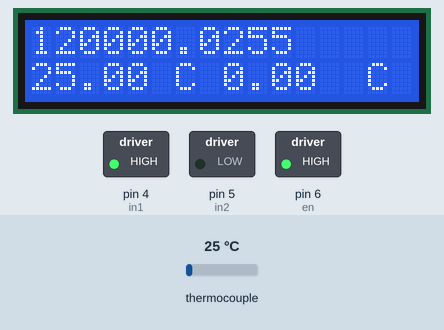
Simulated run of this sketch. Board: Arduino Uno, built with avr-gcc and run on an emulated ATmega328P. On the bench: 16×2 character LCD, switched loads named in the sketch (green lamp = pin HIGH). Inputs (shaded band) come from the test bench; at power-on: thermocouple 25 °C. What the sketch prints to the serial monitor is not drawn.

Above: at 1.2 s.
1.3 s: thermocouple set to 6 °C
At 2.6 s:
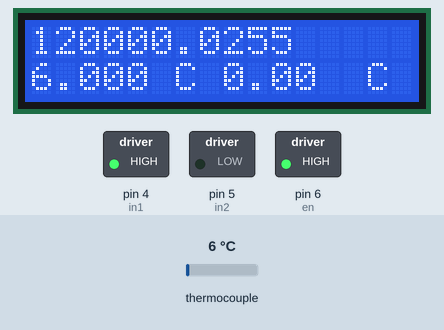
4.3 s: thermocouple set to 225 °C
At 6.3 s:
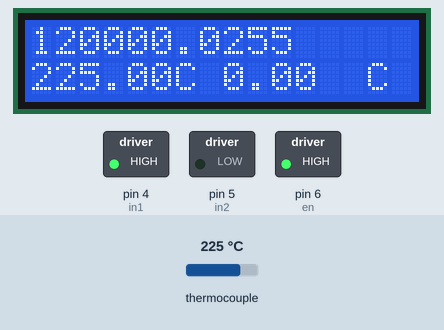
6.9 s: thermocouple set to 7 °C
At 9.2 s:
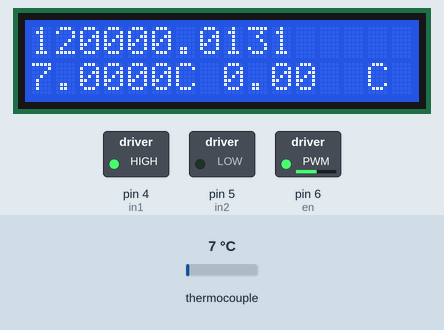
Timing chart, 0 to 15.9 s (numbered marks = the images above; inputs shaded):
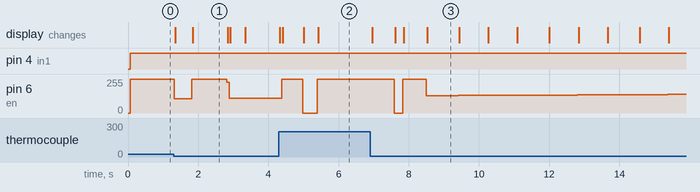

The sketch:

Control.ino
```cpp
// Motorcontroller:
// Rotes Kabel von Peltier in OUT1, Schwarzes in OUT2
// ENA an Pin 6, IN1 an PIN 5, IN2 an PIN 4

// Temperaturfühler:
// CS an PIN 10, SDI an PIN 11, SOO an PIN 12, CLK an PIN 13


#include <Adafruit_MAX31865.h>
#include <Wire.h>
#include <LiquidCrystal_I2C.h>
#define ErrorHistorySize 20

LiquidCrystal_I2C lcd(0x27, 16, 2);
Adafruit_MAX31865 TempSensor = Adafruit_MAX31865(10, 11, 12, 13);
uint16_t rtd;
float ratio, R;
bool heat;
int heat_value, arraypos = 0, derivativewait = 0;
double Vr = 18, tn = 65000, tv = 10000, dt = 50.0;
double ErrorHistory[ErrorHistorySize];
double error, integral, derivative = 0, controlSignal, T, setpoint, prevSetpoint, sum1, avg1, sum2, avg2;


// Werte des Referenz- und Messwiderstandes. In diesem Fall 430 und 100 Ohm
#define RREF      430.0
#define RNOMINAL  100.0

// Pins des Controllers des Peltier-Elements
int en = 6, in1 = 4, in2 = 5;

#define ARRAY_SIZE 33  // Größe des Arrays

float myArray[ARRAY_SIZE][2] = {
  {94, 2},
  {94, 0.25},
  {65, 0.3},
  {72, 1},
  {94, 0.25},
  {65, 0.3},
  {72, 1},
  {94, 0.25},
  {65, 0.3},
  {72, 1},
  {94, 0.25},
  {65, 0.3},
  {72, 1},
  {94, 0.25},
  {65, 0.3},
  {72, 1},
  {94, 0.25},
  {65, 0.3},
  {72, 1},
  {94, 0.25},
  {65, 0.3},
  {72, 1},
  {94, 0.25},
  {65, 0.3},
  {72, 1},
  {94, 0.25},
  {65, 0.3},
  {72, 1},
  {94, 0.25},
  {65, 0.3},
  {72, 1},
  {72, 5},
  {4, 1},
};

// Methode um Heizen oder Kühlen umzuschalten, sowie Intensität festzulegen
int setTemp(bool heat, float heat_value) {
  //Ob gekühlt oder gehizt wird, wird durch die Richtung der angelegten Spannung bestimmt.
  //Ist heat true, wird die Quickcool-Seite des Peltiers kalt, ansonsten warm.
  if(heat == true){
    digitalWrite(in1, LOW);
    digitalWrite(in2, HIGH);
  }else{
    digitalWrite(in1, HIGH);
    digitalWrite(in2, LOW);
  }
  //Um den Betrag der Spannung festzulegen, wird über PWM ein "analoges" Signal an den Motorcontroller gesendet.
  //Es werden Werte zwischen 0 und 20 akzeptiert, geringere oder höhere Werte werden als die entsprechende Grenze interpretiert.
  heat_value = constrain(heat_value, 0, 255);
//  heat_value = map(heat_value, 0, 20, 0, 255);
  analogWrite(en, heat_value);
  return(heat_value);
}

void writeTemp(){
  //Sendet die Messwerte an den seriellen Monitor
 // Serial.print("RTD value: "); Serial.println(rtd);
 // Serial.print("Ratio = "); Serial.println(ratio,8);
 // Serial.print("Resistance = "); Serial.println(R);
 // Serial.print("Temperature = "); Serial.println(T);
 // Serial.println();
  Serial.print(millis()); Serial.print(",");
  Serial.print(T); Serial.print(",");
  Serial.print(error); Serial.print(",");
  Serial.print(integral); Serial.print(",");
  Serial.print(derivative, 20); Serial.print(",");
  Serial.println(heat_value);

  //Sendet die Messwerte an den LCD
  lcd.setCursor(0, 0);
  lcd.print(myArray[arraypos][1]);
  lcd.setCursor(0, 1);
  lcd.print(T);
  lcd.setCursor(6, 1);
  lcd.print("C");

  lcd.setCursor(8, 0);
  lcd.print(heat_value);
  lcd.setCursor(8, 1);
  lcd.print(setpoint);
  lcd.setCursor(14, 1);
  lcd.print("C");
}

void setup() {
  //Öffnet die Verbindung zum seriellen Monitor
  Serial.begin(115200);
  //Im Setup wird der LCD gestartet
  lcd.init();
  lcd.backlight();
  //Legt die Art des Thermosensors fest
  TempSensor.begin(MAX31865_2WIRE);
  //Initiiert die Pins für die Peltier-Kontrolle
  pinMode(en, OUTPUT);
  pinMode(in1, OUTPUT);
  pinMode(in2, OUTPUT);

  for (int i = 0; i < ARRAY_SIZE; i++) {
     myArray[i][1] = myArray[i][1] * 60000;
  }

  for (int i = 0; i < ErrorHistorySize; i++) {
    ErrorHistory[i] = 0;
  }
}


void loop() {
  if(myArray[arraypos][1] <= 0){
    if(arraypos < (ARRAY_SIZE-1)){
      arraypos++;
      prevSetpoint = setpoint;
      setpoint = myArray[arraypos][0];
      if (setpoint != prevSetpoint)  {
        integral = 0;
      }
      for (int i = 0; i < ErrorHistorySize; i++) {
        ErrorHistory[i] = 0;
       }
    }
  }

  //Liest den momentanen Widerstand und die resultierende Temperatur aus
  rtd = TempSensor.readRTD();
  ratio = rtd;
  ratio /= 32768;
  T = TempSensor.temperature(RNOMINAL, RREF);
  R = RREF*ratio;

  if((T > (setpoint - 1)) && (T < (setpoint + 1))){
    myArray[arraypos][1] = myArray[arraypos][1] - dt;
  }

  error = setpoint - T;


  if((-20 < error) && (error < 20)){
   integral += error * dt;
  }

  for (int i = 0; i < ErrorHistorySize - 1; i++) {
    ErrorHistory[i] = ErrorHistory[i + 1];
  }

  ErrorHistory[ErrorHistorySize - 1] = error;

  sum1 = 0;
  for (int i = 0; i < ErrorHistorySize / 2; i++){
    sum1 += ErrorHistory[i];
  }
  avg1 = sum1 / (ErrorHistorySize / 2);

  sum2 = 0;
  for (int i = ErrorHistorySize / 2; i < ErrorHistorySize; i++){
    sum2 += ErrorHistory[i];
  }
  avg2 = sum2 / (ErrorHistorySize / 2);

  if (derivativewait > 20) {
    derivative = (avg2 - avg1) / (ErrorHistorySize * dt);
  }else{
    derivativewait++;
  }

  controlSignal = Vr*(error + (1/tn) * integral + tv * derivative);

  if(error > 0){
    heat_value = setTemp(heat=true, heat_value=abs(controlSignal));
  }
  if(error < 0){
    heat_value = setTemp(heat=false, heat_value=abs(controlSignal));
  }
  writeTemp();
  delay(dt);
}
```

Measured:
- after the input at 1.3 s, the display: first changes after 0.05 s (image 1 shows a later state)
- after the input at 6.9 s, pin 6 (en): 255/255 → 0/255 after 0.69 s, → 255/255 0.24 s later, → 131/255 0.66 s later, → 132/255 0.91 s later, … (11 changes in this stretch); the display: first changes after 0.06 s (image 3 shows a later state)
- what the display in image 1 shows lasts 1.0 s, from 1.8 s to 2.8 s
- what the display in image 3 shows lasts 0.9 s, from 8.5 s to 9.4 s
